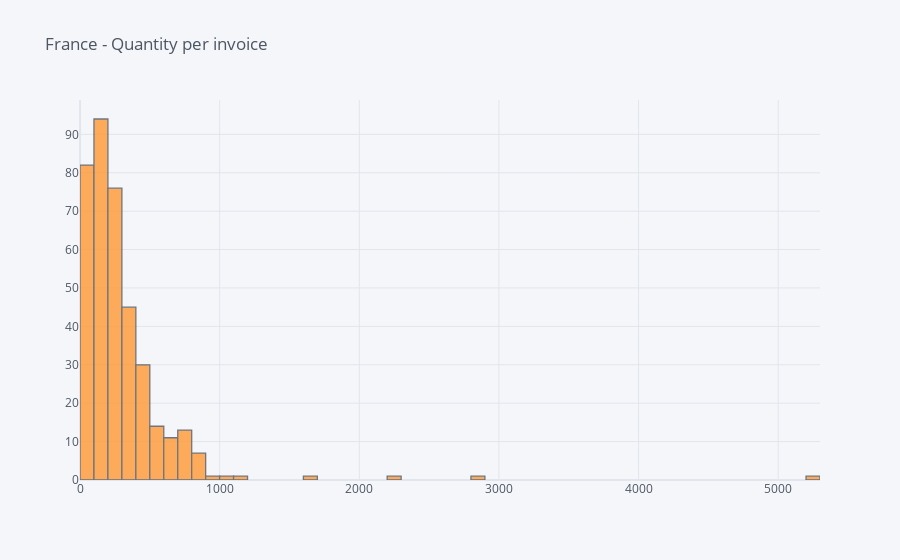

Notebook cell for this chart:
### Code cell
fra = df[df.Country=='France']
fra = fra.groupby('InvoiceNo').sum()
display(fra.head())
fra = fra[['Quantity']]
fra.iplot(kind='hist', title='France - Quantity per invoice')

### Figure 1 — Plotly figure (JSON) as saved in the notebook; plotly's stock layout.template omitted (floating-point values rounded to 4 significant figures; data arrays with more than 128 entries replaced by an {"elided": "..."} marker saying what was removed)
{"data": [{"histfunc": "count", "histnorm": "", "marker": {"color": "rgba(255, 153, 51, 1.0)", "line": {"color": "#4D5663", "width": 1.3}}, "name": "Quantity", "opacity": 0.8, "orientation": "v", "type": "histogram", "x": {"elided": "379 int values"}}], "layout": {"barmode": "overlay", "legend": {"bgcolor": "#F5F6F9", "font": {"color": "#4D5663"}}, "paper_bgcolor": "#F5F6F9", "plot_bgcolor": "#F5F6F9", "title": {"font": {"color": "#4D5663"}, "text": "France - Quantity per invoice"}, "xaxis": {"gridcolor": "#E1E5ED", "showgrid": true, "tickfont": {"color": "#4D5663"}, "title": {"font": {"color": "#4D5663"}, "text": ""}, "zerolinecolor": "#E1E5ED"}, "yaxis": {"gridcolor": "#E1E5ED", "showgrid": true, "tickfont": {"color": "#4D5663"}, "title": {"font": {"color": "#4D5663"}, "text": ""}, "zerolinecolor": "#E1E5ED"}}}
